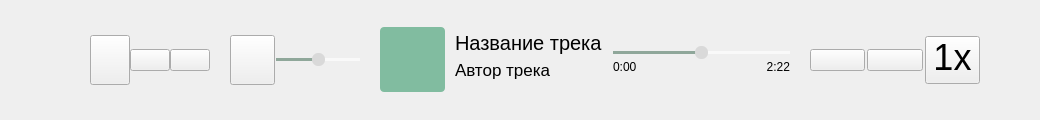
     <widget class="QWidget" name="Footer" native="true">
      <property name="minimumSize">
       <size>
        <width>0</width>
        <height>120</height>
       </size>
      </property>
      <property name="maximumSize">
       <size>
        <width>16777215</width>
        <height>120</height>
       </size>
      </property>
      <layout class="QHBoxLayout" name="horizontalLayout_7">
       <property name="spacing">
        <number>0</number>
       </property>
       <property name="leftMargin">
        <number>0</number>
       </property>
       <property name="topMargin">
        <number>0</number>
       </property>
       <property name="rightMargin">
        <number>0</number>
       </property>
       <property name="bottomMargin">
        <number>0</number>
       </property>
       <item>
        <widget class="QWidget" name="footer_layout" native="true">
         <property name="sizePolicy">
          <sizepolicy hsizetype="Expanding" vsizetype="Expanding">
           <horstretch>0</horstretch>
           <verstretch>0</verstretch>
          </sizepolicy>
         </property>
         <property name="baseSize">
          <size>
           <width>0</width>
           <height>0</height>
          </size>
         </property>
         <layout class="QHBoxLayout" name="horizontalLayout_6">
          <property name="spacing">
           <number>0</number>
          </property>
          <property name="sizeConstraint">
           <enum>QLayout::SetDefaultConstraint</enum>
          </property>
          <property name="leftMargin">
           <number>0</number>
          </property>
          <property name="topMargin">
           <number>20</number>
          </property>
          <property name="rightMargin">
           <number>0</number>
          </property>
          <property name="bottomMargin">
           <number>20</number>
          </property>
          <item>
           <spacer name="horizontalSpacer">
            <property name="orientation">
             <enum>Qt::Horizontal</enum>
            </property>
            <property name="sizeType">
             <enum>QSizePolicy::Fixed</enum>
            </property>
            <property name="sizeHint" stdset="0">
             <size>
              <width>80</width>
              <height>20</height>
             </size>
            </property>
           </spacer>
          </item>
          <item>
           <widget class="QWidget" name="footer_widget" native="true">
            <property name="minimumSize">
             <size>
              <width>900</width>
              <height>55</height>
             </size>
            </property>
            <property name="maximumSize">
             <size>
              <width>1664</width>
              <height>110</height>
             </size>
            </property>
            <property name="baseSize">
             <size>
              <width>832</width>
              <height>55</height>
             </size>
            </property>
            <property name="styleSheet">
             <string notr="true">QWidget#footer_widget {
	background-color: rgba(217, 217, 217, 0.2);
	border-radius: 10px;
}
QWidget#footer_widget QWidget {
	background: none;
}

QPushButton {
	border: none;
	min-width: 50px;
	max-width: 50px;
	min-height: 50px;
	max-height: 50px;
}

QWidget#sound&gt;QPushButton {
	margin: 0 -5 0 -5;
}</string>
            </property>
            <layout class="QHBoxLayout" name="horizontalLayout_11">
             <property name="spacing">
              <number>0</number>
             </property>
             <property name="leftMargin">
              <number>0</number>
             </property>
             <property name="topMargin">
              <number>0</number>
             </property>
             <property name="rightMargin">
              <number>0</number>
             </property>
             <property name="bottomMargin">
              <number>0</number>
             </property>
             <item>
              <layout class="QHBoxLayout" name="horizontalLayout_9">
               <property name="spacing">
                <number>0</number>
               </property>
               <item>
                <widget class="QWidget" name="sound" native="true">
                 <property name="sizePolicy">
                  <sizepolicy hsizetype="Minimum" vsizetype="Preferred">
                   <horstretch>0</horstretch>
                   <verstretch>0</verstretch>
                  </sizepolicy>
                 </property>
                 <property name="minimumSize">
                  <size>
                   <width>200</width>
                   <height>0</height>
                  </size>
                 </property>
                 <property name="maximumSize">
                  <size>
                   <width>300</width>
                   <height>16777215</height>
                  </size>
                 </property>
                 <property name="baseSize">
                  <size>
                   <width>450</width>
                   <height>0</height>
                  </size>
                 </property>
                 <property name="styleSheet">
                  <string notr="true">QSlider::groove:horizontal {
    border: none;
    height: 3px;
	border-radius: 1px;
}

QSlider::handle:horizontal {
    background: rgb(217, 217, 217);
    border: none;
    width: 13px;
    margin: -5px 0;
    border-radius: 6px;
}
QSlider::add-page {
    background: rgba(255, 255, 255, 0.6);
}

QSlider::sub-page {
    background: rgb(143, 167, 154);
}
QPushButton:pressed {
	background-color: rgba(143, 167, 154, 0.83);
}</string>
                 </property>
                 <layout class="QHBoxLayout" name="horizontalLayout_12">
                  <property name="spacing">
                   <number>0</number>
                  </property>
                  <property name="leftMargin">
                   <number>10</number>
                  </property>
                  <property name="topMargin">
                   <number>0</number>
                  </property>
                  <property name="rightMargin">
                   <number>20</number>
                  </property>
                  <property name="bottomMargin">
                   <number>0</number>
                  </property>
                  <item>
                   <widget class="QPushButton" name="back_btn">
                    <property name="sizePolicy">
                     <sizepolicy hsizetype="Fixed" vsizetype="Fixed">
                      <horstretch>0</horstretch>
                      <verstretch>0</verstretch>
                     </sizepolicy>
                    </property>
                    <property name="minimumSize">
                     <size>
                      <width>40</width>
                      <height>50</height>
                     </size>
                    </property>
                    <property name="maximumSize">
                     <size>
                      <width>40</width>
                      <height>50</height>
                     </size>
                    </property>
                    <property name="text">
                     <string/>
                    </property>
                    <property name="icon">
                     <iconset resource="icons.qrc">
                      <normaloff>:/icons/back.png</normaloff>:/icons/back.png</iconset>
                    </property>
                    <property name="iconSize">
                     <size>
                      <width>32</width>
                      <height>32</height>
                     </size>
                    </property>
                   </widget>
                  </item>
                  <item>
                   <widget class="QPushButton" name="pause_btn">
                    <property name="text">
                     <string/>
                    </property>
                    <property name="icon">
                     <iconset resource="icons.qrc">
                      <normaloff>:/icons/pause.png</normaloff>:/icons/pause.png</iconset>
                    </property>
                    <property name="iconSize">
                     <size>
                      <width>32</width>
                      <height>32</height>
                     </size>
                    </property>
                   </widget>
                  </item>
                  <item>
                   <widget class="QPushButton" name="next_btn">
                    <property name="text">
                     <string/>
                    </property>
                    <property name="icon">
                     <iconset resource="icons.qrc">
                      <normaloff>:/icons/next.png</normaloff>:/icons/next.png</iconset>
                    </property>
                    <property name="iconSize">
                     <size>
                      <width>32</width>
                      <height>32</height>
                     </size>
                    </property>
                   </widget>
                  </item>
                  <item>
                   <spacer name="horizontalSpacer_3">
                    <property name="orientation">
                     <enum>Qt::Horizontal</enum>
                    </property>
                    <property name="sizeType">
                     <enum>QSizePolicy::Minimum</enum>
                    </property>
                    <property name="sizeHint" stdset="0">
                     <size>
                      <width>20</width>
                      <height>20</height>
                     </size>
                    </property>
                   </spacer>
                  </item>
                  <item>
                   <widget class="QPushButton" name="sound_btn">
                    <property name="minimumSize">
                     <size>
                      <width>46</width>
                      <height>50</height>
                     </size>
                    </property>
                    <property name="styleSheet">
                     <string notr="true">margin-right: 1px;</string>
                    </property>
                    <property name="text">
                     <string/>
                    </property>
                    <property name="icon">
                     <iconset resource="icons.qrc">
                      <normaloff>:/icons/volume.png</normaloff>:/icons/volume.png</iconset>
                    </property>
                    <property name="iconSize">
                     <size>
                      <width>32</width>
                      <height>32</height>
                     </size>
                    </property>
                   </widget>
                  </item>
                  <item>
                   <widget class="QSlider" name="volume_slider">
                    <property name="sizePolicy">
                     <sizepolicy hsizetype="Fixed" vsizetype="Fixed">
                      <horstretch>0</horstretch>
                      <verstretch>0</verstretch>
                     </sizepolicy>
                    </property>
                    <property name="styleSheet">
                     <string notr="true"/>
                    </property>
                    <property name="maximum">
                     <number>100</number>
                    </property>
                    <property name="singleStep">
                     <number>2</number>
                    </property>
                    <property name="value">
                     <number>50</number>
                    </property>
                    <property name="orientation">
                     <enum>Qt::Horizontal</enum>
                    </property>
                   </widget>
                  </item>
                 </layout>
                </widget>
               </item>
               <item>
                <widget class="QWidget" name="play_line_main_widget" native="true">
                 <property name="sizePolicy">
                  <sizepolicy hsizetype="Expanding" vsizetype="Expanding">
                   <horstretch>0</horstretch>
                   <verstretch>0</verstretch>
                  </sizepolicy>
                 </property>
                 <property name="minimumSize">
                  <size>
                   <width>410</width>
                   <height>0</height>
                  </size>
                 </property>
                 <property name="maximumSize">
                  <size>
                   <width>16777215</width>
                   <height>70</height>
                  </size>
                 </property>
                 <property name="styleSheet">
                  <string notr="true">.QWidget#play_line_main_widget {
	background-color: transparent;
}
.QWidget#play_line_foto_widget {
	background-color: rgba(129, 188, 160, 1);
	border-radius: 4px;
}</string>
                 </property>
                 <layout class="QHBoxLayout" name="horizontalLayout_16">
                  <property name="spacing">
                   <number>0</number>
                  </property>
                  <property name="leftMargin">
                   <number>0</number>
                  </property>
                  <property name="topMargin">
                   <number>0</number>
                  </property>
                  <property name="rightMargin">
                   <number>0</number>
                  </property>
                  <property name="bottomMargin">
                   <number>0</number>
                  </property>
                  <item>
                   <widget class="QWidget" name="play_line_foto_widget" native="true">
                    <property name="minimumSize">
                     <size>
                      <width>65</width>
                      <height>65</height>
                     </size>
                    </property>
                    <property name="maximumSize">
                     <size>
                      <width>65</width>
                      <height>65</height>
                     </size>
                    </property>
                    <property name="styleSheet">
                     <string notr="true"/>
                    </property>
                    <layout class="QHBoxLayout" name="horizontalLayout_23">
                     <property name="spacing">
                      <number>0</number>
                     </property>
                     <property name="leftMargin">
                      <number>0</number>
                     </property>
                     <property name="topMargin">
                      <number>0</number>
                     </property>
                     <property name="rightMargin">
                      <number>0</number>
                     </property>
                     <property name="bottomMargin">
                      <number>0</number>
                     </property>
                     <item>
                      <widget class="QLabel" name="play_line_foto_lbl">
                       <property name="text">
                        <string/>
                       </property>
                       <property name="alignment">
                        <set>Qt::AlignCenter</set>
                       </property>
                      </widget>
                     </item>
                    </layout>
                   </widget>
                  </item>
                  <item>
                   <widget class="QWidget" name="play_line_text" native="true">
                    <property name="sizePolicy">
                     <sizepolicy hsizetype="Preferred" vsizetype="Preferred">
                      <horstretch>0</horstretch>
                      <verstretch>0</verstretch>
                     </sizepolicy>
                    </property>
                    <layout class="QHBoxLayout" name="horizontalLayout_17">
                     <property name="spacing">
                      <number>0</number>
                     </property>
                     <property name="leftMargin">
                      <number>10</number>
                     </property>
                     <property name="topMargin">
                      <number>0</number>
                     </property>
                     <property name="rightMargin">
                      <number>0</number>
                     </property>
                     <property name="bottomMargin">
                      <number>0</number>
                     </property>
                     <item>
                      <layout class="QVBoxLayout" name="verticalLayout_6">
                       <item>
                        <widget class="QLabel" name="play_line_music_name">
                         <property name="font">
                          <font>
                           <pointsize>15</pointsize>
                          </font>
                         </property>
                         <property name="text">
                          <string>Название трека</string>
                         </property>
                        </widget>
                       </item>
                       <item>
                        <widget class="QLabel" name="play_line_music_author">
                         <property name="font">
                          <font>
                           <pointsize>13</pointsize>
                          </font>
                         </property>
                         <property name="text">
                          <string>Автор трека</string>
                         </property>
                         <property name="alignment">
                          <set>Qt::AlignLeading|Qt::AlignLeft|Qt::AlignTop</set>
                         </property>
                        </widget>
                       </item>
                      </layout>
                     </item>
                    </layout>
                   </widget>
                  </item>
                  <item>
                   <widget class="QWidget" name="play_line_slider_time_widget" native="true">
                    <property name="sizePolicy">
                     <sizepolicy hsizetype="Expanding" vsizetype="Expanding">
                      <horstretch>0</horstretch>
                      <verstretch>0</verstretch>
                     </sizepolicy>
                    </property>
                    <layout class="QHBoxLayout" name="horizontalLayout_18">
                     <property name="spacing">
                      <number>0</number>
                     </property>
                     <property name="leftMargin">
                      <number>10</number>
                     </property>
                     <property name="topMargin">
                      <number>0</number>
                     </property>
                     <property name="rightMargin">
                      <number>0</number>
                     </property>
                     <property name="bottomMargin">
                      <number>0</number>
                     </property>
                     <item>
                      <layout class="QVBoxLayout" name="play_line_slider_time_layout">
                       <property name="spacing">
                        <number>0</number>
                       </property>
                       <item>
                        <widget class="QWidget" name="play_line_slider_widget" native="true">
                         <property name="styleSheet">
                          <string notr="true">QSlider::groove:horizontal {
    border: none;
    height: 3px;
}

QSlider::handle:horizontal {
    background: rgb(217, 217, 217);
    border: none;
    width: 13px;
    margin: -5px 0;
    border-radius: 6px;
}
QSlider::add-page {
    background: rgba(255, 255, 255, 0.6);
}

QSlider::sub-page {
    background: rgb(143, 167, 154);
}</string>
                         </property>
                         <layout class="QHBoxLayout" name="horizontalLayout_19">
                          <property name="spacing">
                           <number>0</number>
                          </property>
                          <property name="leftMargin">
                           <number>0</number>
                          </property>
                          <property name="topMargin">
                           <number>20</number>
                          </property>
                          <property name="rightMargin">
                           <number>0</number>
                          </property>
                          <property name="bottomMargin">
                           <number>0</number>
                          </property>
                          <item>
                           <widget class="QSlider" name="play_line_slider">
                            <property name="maximum">
                             <number>100</number>
                            </property>
                            <property name="sliderPosition">
                             <number>50</number>
                            </property>
                            <property name="orientation">
                             <enum>Qt::Horizontal</enum>
                            </property>
                           </widget>
                          </item>
                         </layout>
                        </widget>
                       </item>
                       <item>
                        <widget class="QWidget" name="play_line_time_widget" native="true">
                         <layout class="QHBoxLayout" name="horizontalLayout_20">
                          <property name="spacing">
                           <number>0</number>
                          </property>
                          <property name="leftMargin">
                           <number>0</number>
                          </property>
                          <property name="topMargin">
                           <number>0</number>
                          </property>
                          <property name="rightMargin">
                           <number>0</number>
                          </property>
                          <property name="bottomMargin">
                           <number>0</number>
                          </property>
                          <item>
                           <widget class="QWidget" name="play_line_time_first_widget" native="true">
                            <layout class="QHBoxLayout" name="horizontalLayout_21">
                             <property name="spacing">
                              <number>0</number>
                             </property>
                             <property name="leftMargin">
                              <number>0</number>
                             </property>
                             <property name="topMargin">
                              <number>0</number>
                             </property>
                             <property name="rightMargin">
                              <number>0</number>
                             </property>
                             <property name="bottomMargin">
                              <number>0</number>
                             </property>
                             <item>
                              <widget class="QLabel" name="play_line_time_first_lbl">
                               <property name="font">
                                <font>
                                 <pointsize>9</pointsize>
                                </font>
                               </property>
                               <property name="text">
                                <string>0:00</string>
                               </property>
                               <property name="alignment">
                                <set>Qt::AlignLeading|Qt::AlignLeft|Qt::AlignTop</set>
                               </property>
                              </widget>
                             </item>
                            </layout>
                           </widget>
                          </item>
                          <item>
                           <widget class="QWidget" name="play_line_time_last_widget" native="true">
                            <layout class="QHBoxLayout" name="horizontalLayout_22">
                             <property name="spacing">
                              <number>0</number>
                             </property>
                             <property name="leftMargin">
                              <number>0</number>
                             </property>
                             <property name="topMargin">
                              <number>0</number>
                             </property>
                             <property name="rightMargin">
                              <number>0</number>
                             </property>
                             <property name="bottomMargin">
                              <number>0</number>
                             </property>
                             <item>
                              <widget class="QLabel" name="play_line_time_last_lbl">
                               <property name="font">
                                <font>
                                 <pointsize>9</pointsize>
                                </font>
                               </property>
                               <property name="text">
                                <string>2:22</string>
                               </property>
                               <property name="alignment">
                                <set>Qt::AlignRight|Qt::AlignTop|Qt::AlignTrailing</set>
                               </property>
                              </widget>
                             </item>
                            </layout>
                           </widget>
                          </item>
                         </layout>
                        </widget>
                       </item>
                      </layout>
                     </item>
                    </layout>
                   </widget>
                  </item>
                 </layout>
                </widget>
               </item>
               <item>
                <widget class="QWidget" name="play_line_btn_widget" native="true">
                 <property name="minimumSize">
                  <size>
                   <width>200</width>
                   <height>0</height>
                  </size>
                 </property>
                 <property name="styleSheet">
                  <string notr="true">QPushButton:hover {
   background-color: rgba(143, 167, 154, 0.83);
}</string>
                 </property>
                 <layout class="QHBoxLayout" name="horizontalLayout_15">
                  <property name="spacing">
                   <number>2</number>
                  </property>
                  <property name="leftMargin">
                   <number>0</number>
                  </property>
                  <property name="topMargin">
                   <number>0</number>
                  </property>
                  <property name="rightMargin">
                   <number>10</number>
                  </property>
                  <property name="bottomMargin">
                   <number>0</number>
                  </property>
                  <item>
                   <spacer name="horizontalSpacer_4">
                    <property name="orientation">
                     <enum>Qt::Horizontal</enum>
                    </property>
                    <property name="sizeType">
                     <enum>QSizePolicy::Minimum</enum>
                    </property>
                    <property name="sizeHint" stdset="0">
                     <size>
                      <width>20</width>
                      <height>20</height>
                     </size>
                    </property>
                   </spacer>
                  </item>
                  <item>
                   <widget class="QPushButton" name="shuffle_btn">
                    <property name="text">
                     <string/>
                    </property>
                    <property name="icon">
                     <iconset resource="icons.qrc">
                      <normaloff>:/icons/shuffle.png</normaloff>:/icons/shuffle.png</iconset>
                    </property>
                    <property name="iconSize">
                     <size>
                      <width>32</width>
                      <height>32</height>
                     </size>
                    </property>
                   </widget>
                  </item>
                  <item>
                   <widget class="QPushButton" name="repeat_btn">
                    <property name="text">
                     <string/>
                    </property>
                    <property name="icon">
                     <iconset resource="icons.qrc">
                      <normaloff>:/icons/repeat.png</normaloff>:/icons/repeat.png</iconset>
                    </property>
                    <property name="iconSize">
                     <size>
                      <width>32</width>
                      <height>32</height>
                     </size>
                    </property>
                   </widget>
                  </item>
                  <item>
                   <widget class="QPushButton" name="speed_btn">
                    <property name="font">
                     <font>
                      <pointsize>27</pointsize>
                     </font>
                    </property>
                    <property name="styleSheet">
                     <string notr="true">padding-bottom: 5px;</string>
                    </property>
                    <property name="text">
                     <string>1x</string>
                    </property>
                   </widget>
                  </item>
                 </layout>
                </widget>
               </item>
              </layout>
             </item>
            </layout>
           </widget>
          </item>
          <item>
           <spacer name="horizontalSpacer_2">
            <property name="orientation">
             <enum>Qt::Horizontal</enum>
            </property>
            <property name="sizeType">
             <enum>QSizePolicy::Fixed</enum>
            </property>
            <property name="sizeHint" stdset="0">
             <size>
              <width>50</width>
              <height>20</height>
             </size>
            </property>
           </spacer>
          </item>
         </layout>
        </widget>
       </item>
      </layout>
     </widget>
